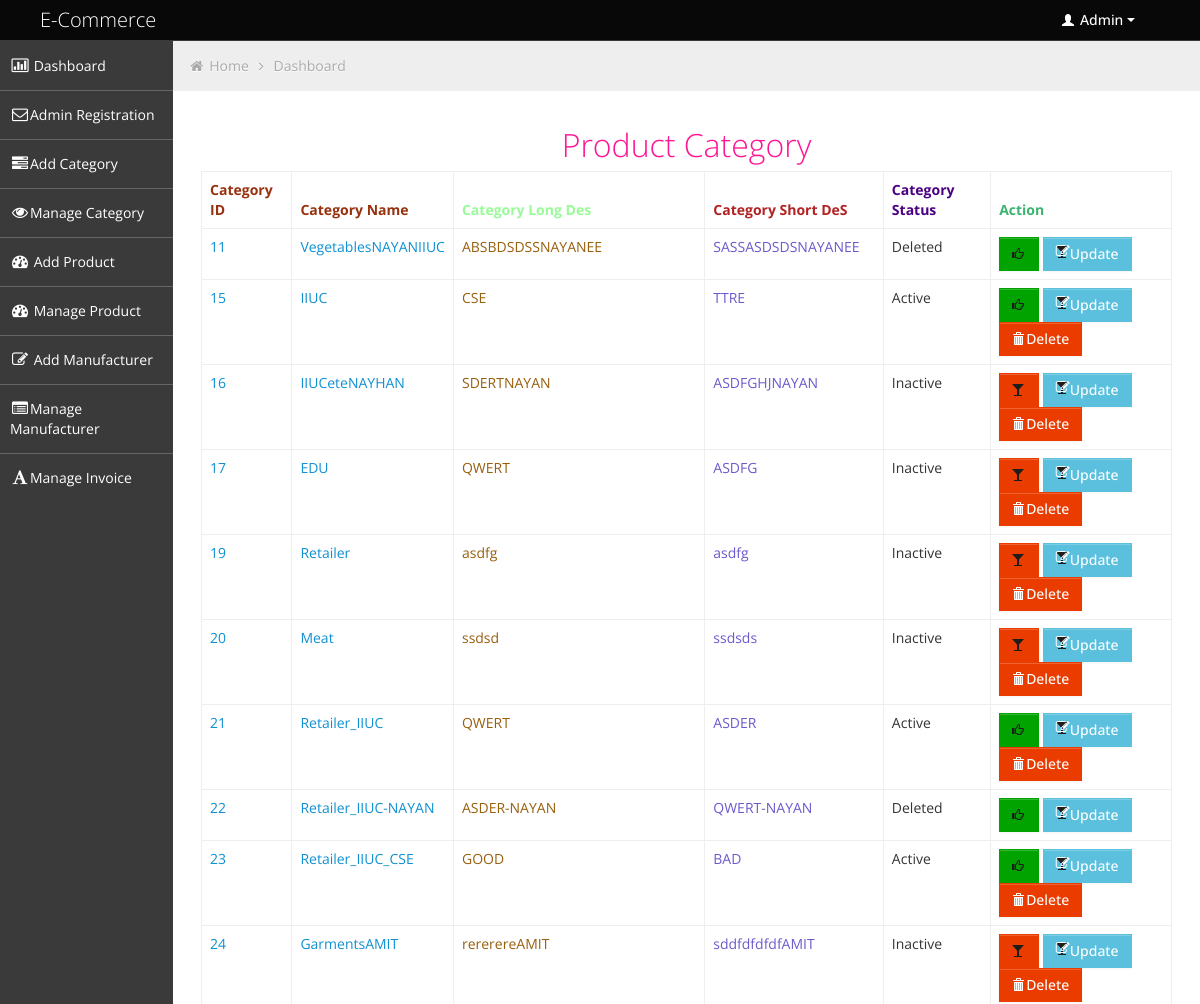
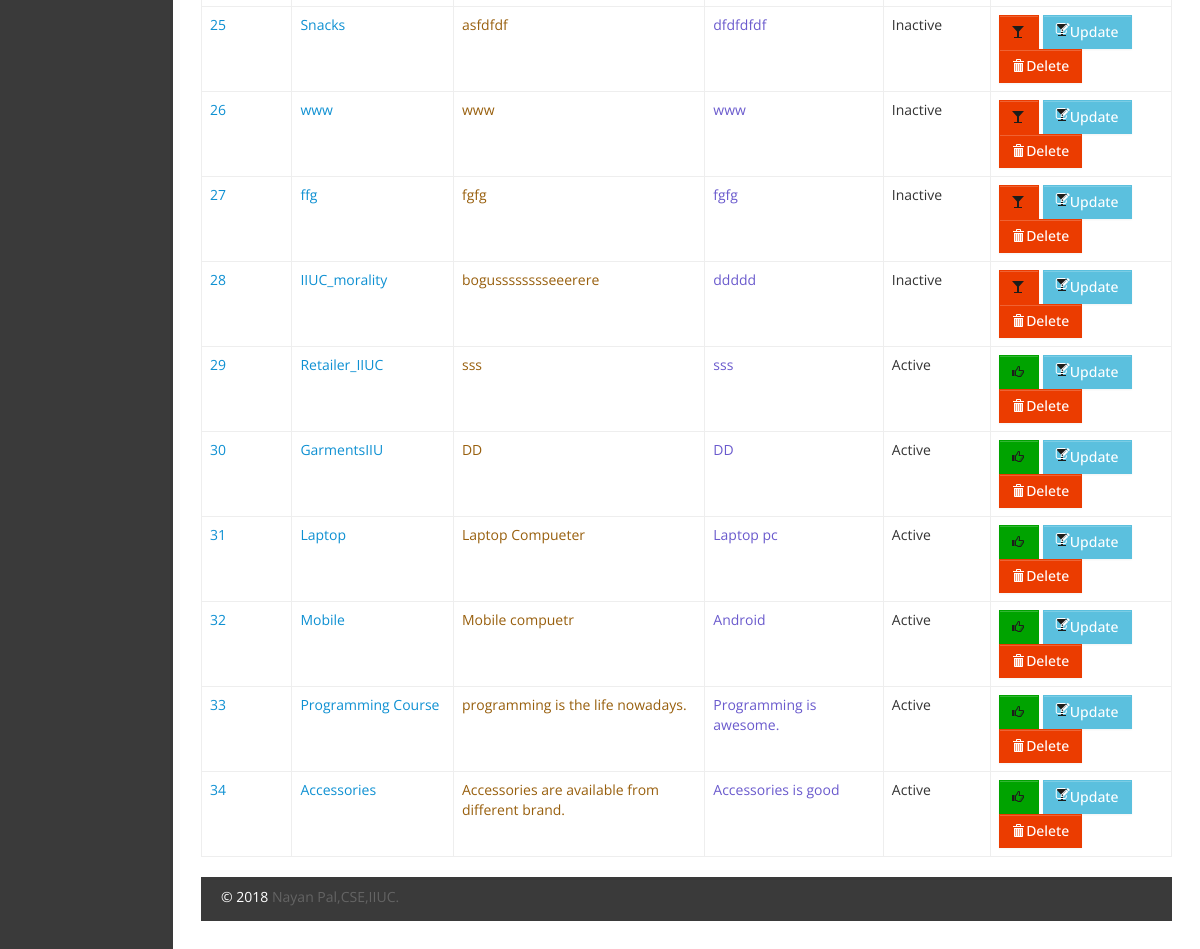
The app's page /index.php/category-show.html with its own data (2 pictures, top to bottom).
### tables this page shows
CREATE TABLE `tbl_category` (
  `category_id` int(20) NOT NULL,
  `category_name` varchar(20) NOT NULL,
  `category_long_description` text NOT NULL,
  `category_short_description` varchar(200) NOT NULL,
  `category_status` tinyint(3) NOT NULL
);

### application/controllers/Product.php (called while the page is built, shortened)
<?php
 class Product extends CI_Controller{
    public function __construct()
    {
            $this->load->model('products_model');
            $this->load->model('manufacturers_model');
     }
     public function get_category(){
         $categoryDetails['categoryDetails']= $this->products_model->get_category_details();
         $data['form_test']= $this->load->view('pages/category_list_show',$categoryDetails,True);
         $this->load->view('admin/admin_dashboard',$data);
     }
 }

### index.php (called while the page is built, shortened)
<?php
require_once BASEPATH.'core/CodeIgniter.php';

### application/models/products_model.php (called while the page is built, shortened)
<?php
class Products_model extends CI_Model{
    public function get_category_details(){
        $categoryDetails=$this->db->select('*')
            ->from('tbl_category')
            ->get();
        return $categoryDetails->result();
    }
}

### application/views/pages/category_list_show.php (the view)
<h1 style="color: deeppink; text-align: center ">Product Category</h1>
<table class="table table-bordered">
    <thead>
    <tr>
        <th style="color: #97310e">Category ID</th>
        <th style="color: #97310e">Category Name</th>
        <th style="color: palegreen">Category Long Des</th>
        <th style="color: firebrick">Category Short DeS</th>
        <th style="color: indigo">Category Status</th>
        <th style="color: mediumseagreen">Action</th>
    </tr>
    </thead>
    <tbody>
    <?php
    foreach ($categoryDetails as $categoryDetails):
        $categoryDetailsID=$categoryDetails->category_id;
    ?>
    <tr>
        <td style="color: #0e90d2"><?php echo $categoryDetails->category_id?></td>
        <td style="color: #0e90d2"><?php echo $categoryDetails->category_name?></td>
        <td style="color: #985f0d"><?php echo $categoryDetails->category_long_description?></td>
        <td style="color: slateblue"><?php echo $categoryDetails->category_short_description?></td>
        <td>
            <?php if ($categoryDetails->category_status==1) {
                echo 'Active';
            }
            else if ($categoryDetails->category_status==2){
                echo 'Inactive';
            }
            else if ($categoryDetails->category_status==3){
                echo 'Deleted';
            }
            ?>
        </td>
        <td>
            <?php if ($categoryDetails->category_status==1 || $categoryDetails->category_status==3){?>
                <a class="btn btn-success" href="<?php echo base_url("change-category-status/2/$categoryDetailsID")?>">
                <i class="halflings-icon thumbs-up"></i>
            </a>
            <?php  } else if (($categoryDetails->category_status==2)) { ?>
                <a class="btn btn-danger" href="<?php echo base_url("change-category-status/1/$categoryDetailsID")?>">
                <i class="halflings-icon thumbs_down"></i>
            </a>
            <?php  }?>
            <a class="btn btn-info" href="<?php echo base_url("edit-category/$categoryDetailsID")?>">
                <i class="halflings-icon icon-edit"></i>Update
            </a>
            <?php if (($categoryDetails->category_status!=3)) { ?>
            <a class="btn btn-danger"  href="<?php echo base_url("change-category-status/3/$categoryDetailsID")?>" title="Delete">
                <i class="halflings-icon white trash"></i>Delete
            </a>
        <?php } ?>
        </td>
     </tr>
     <?php endforeach; ?>
    </tbody>
</table>

### Assets/admin_Assets/css/style.css (style rules this page uses)
body { background: #F5F5F5; color: #333; border: none; font-family: 'Open Sans', sans-serif; font-weight: 400; }
a { color: #646464; }
h1 { font-size: 32px; line-height: 32px; font-weight: 300; }
.btn { display: inline-block; padding: 6px 12px; margin-bottom: 0; font-size: 14px; font-weight: 500; line-height: 20px; text-align: center; white-space: nowrap; vertical-align: middle; cursor: pointer; border: 1px solid #a7a9aa; -webkit-border-radius: 0px !important; border-radius: 0px !important; }
.btn i { margin-top: 2px; }
.btn { color: #ffffff; background-color: #a7a9aa; border-color: #a7a9aa; background-image: none; filter: none; text-shadow: none; }
.btn-danger { background-color: #EB3C00; border-color: #EB3C00; }
.btn-success { background-color: #00A300; border-color: #00A300; }
.btn-info { background-color: #5bc0de; border-color: #5bc0de; }
.table th, .table td { border-top: 1px solid #eee; }
.table-bordered { border-color: #eee; -webkit-border-radius: 0px !important; -moz-border-radius: 0px !important; border-radius: 0px !important; }
.table-bordered th, .table-bordered td { border-left: 1px solid #eee; }
.table-bordered thead:first-child tr:first-child > th:first-child, .table-bordered tbody:first-child tr:first-child > td:first-child, .table-bordered tbody:first-child tr:first-child > th:first-child { -webkit-border-radius: 0px !important; -moz-border-radius: 0px !important; border-radius: 0px !important; }
.table-bordered thead:first-child tr:first-child > th:last-child, .table-bordered tbody:first-child tr:first-child > td:last-child, .table-bordered tbody:first-child tr:first-child > th:last-child { -webkit-border-radius: 0px !important; -moz-border-radius: 0px !important; border-radius: 0px !important; }
.table-bordered thead:last-child tr:last-child > th:first-child, .table-bordered tbody:last-child tr:last-child > td:first-child, .table-bordered tbody:last-child tr:last-child > th:first-child, .table-bordered tfoot:last-child tr:last-child > td:first-child, .table-bordered tfoot:last-child tr:last-child > th:first-child { -webkit-border-radius: 0px !important; -moz-border-radius: 0px !important; border-radius: 0px !important; }
.table-bordered thead:last-child tr:last-child > th:last-child, .table-bordered tbody:last-child tr:last-child > td:last-child, .table-bordered tbody:last-child tr:last-child > th:last-child, .table-bordered tfoot:last-child tr:last-child > td:last-child, .table-bordered tfoot:last-child tr:last-child > th:last-child { -webkit-border-radius: 0px !important; -moz-border-radius: 0px !important; border-radius: 0px !important; }

### Assets/admin_Assets/css/halflings.css (style rules this page uses)
html, html .halflings { -webkit-font-smoothing: antialiased !important; }
.halflings-icon { display: inline-block; width: 14px; height: 14px; line-height: 14px; vertical-align: text-top; background-image: url(../img/glyphicons_halflings.svg); background-position: 0 0; background-repeat: no-repeat; vertical-align: top; *display: inline; *zoom: 1; *margin-right: .3em; }
.halflings-icon.white { background-image: url(../img/glyphicons_halflings-white.svg); }
.halflings-icon.trash { background-position: -456px 0; }
.halflings-icon.thumbs-up { background-position: -96px -144px; }

### records on screen
tbl_category: category_id "11", category_name "VegetablesNAYANIIUC", category_long_description "ABSBDSDSSNAYANEE", category_short_description "SASSASDSDSNAYANEE", category_status "Deleted"
tbl_category: category_id "15", category_name "IIUC", category_long_description "CSE", category_short_description "TTRE", category_status "Active"
tbl_category: category_id "16", category_name "IIUCeteNAYHAN", category_long_description "SDERTNAYAN", category_short_description "ASDFGHJNAYAN", category_status "Inactive"
tbl_category: category_id "17", category_name "EDU", category_long_description "QWERT", category_short_description "ASDFG", category_status "Inactive"
tbl_category: category_id "19", category_name "Retailer", category_long_description "asdfg", category_short_description "asdfg", category_status "Inactive"
tbl_category: category_id "20", category_name "Meat", category_long_description "ssdsd", category_short_description "ssdsds", category_status "Inactive"
tbl_category: category_id "21", category_name "Retailer_IIUC", category_long_description "QWERT", category_short_description "ASDER", category_status "Active"
tbl_category: category_id "22", category_name "Retailer_IIUC-NAYAN", category_long_description "ASDER-NAYAN", category_short_description "QWERT-NAYAN", category_status "Deleted"
tbl_category: category_id "23", category_name "Retailer_IIUC_CSE", category_long_description "GOOD", category_short_description "BAD", category_status "Active"
tbl_category: category_id "24", category_name "GarmentsAMIT", category_long_description "rererereAMIT", category_short_description "sddfdfdfdfAMIT", category_status "Inactive"
tbl_category: category_id "25", category_name "Snacks", category_long_description "asfdfdf", category_short_description "dfdfdfdf", category_status "Inactive"
tbl_category: category_id "26", category_name "www", category_long_description "www", category_short_description "www", category_status "Inactive"
tbl_category: category_id "27", category_name "ffg", category_long_description "fgfg", category_short_description "fgfg", category_status "Inactive"
tbl_category: category_id "28", category_name "IIUC_morality", category_long_description "bogusssssssseeerere", category_short_description "ddddd", category_status "Inactive"
tbl_category: category_id "29", category_name "Retailer_IIUC", category_long_description "sss", category_short_description "sss", category_status "Active"
tbl_category: category_id "30", category_name "GarmentsIIU", category_long_description "DD", category_short_description "DD", category_status "Active"
tbl_category: category_id "31", category_name "Laptop", category_long_description "Laptop Compueter", category_short_description "Laptop pc", category_status "Active"
tbl_category: category_id "32", category_name "Mobile", category_long_description "Mobile compuetr", category_short_description "Android", category_status "Active"
tbl_category: category_id "33", category_name "Programming Course", category_long_description "programming is the life nowadays.", category_short_description "Programming is awesome.", category_status "Active"
tbl_category: category_id "34", category_name "Accessories", category_long_description "Accessories are available from different brand.", category_short_description "Accessories is good", category_status "Active"
